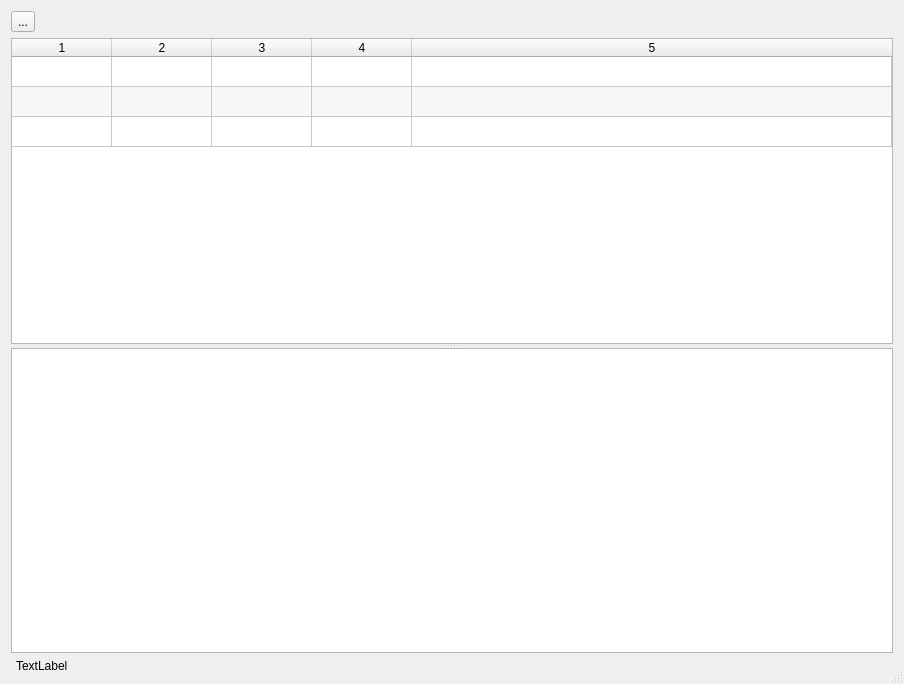
<?xml version="1.0" encoding="UTF-8"?>
<ui version="4.0">
 <class>MBoxDialog</class>
 <widget class="QDialog" name="MBoxDialog">
  <property name="windowModality">
   <enum>Qt::ApplicationModal</enum>
  </property>
  <property name="geometry">
   <rect>
    <x>0</x>
    <y>0</y>
    <width>904</width>
    <height>684</height>
   </rect>
  </property>
  <property name="windowTitle">
   <string>MBox Viewer</string>
  </property>
  <property name="sizeGripEnabled">
   <bool>true</bool>
  </property>
  <property name="modal">
   <bool>true</bool>
  </property>
  <layout class="QVBoxLayout" name="verticalLayout">
   <item>
    <widget class="QToolButton" name="toolButton">
     <property name="text">
      <string>...</string>
     </property>
    </widget>
   </item>
   <item>
    <widget class="QSplitter" name="splitter">
     <property name="orientation">
      <enum>Qt::Vertical</enum>
     </property>
     <property name="opaqueResize">
      <bool>true</bool>
     </property>
     <widget class="QTableWidget" name="mailtable">
      <property name="editTriggers">
       <set>QAbstractItemView::NoEditTriggers</set>
      </property>
      <property name="showDropIndicator" stdset="0">
       <bool>false</bool>
      </property>
      <property name="dragDropOverwriteMode">
       <bool>false</bool>
      </property>
      <property name="alternatingRowColors">
       <bool>true</bool>
      </property>
      <property name="selectionMode">
       <enum>QAbstractItemView::SingleSelection</enum>
      </property>
      <property name="selectionBehavior">
       <enum>QAbstractItemView::SelectRows</enum>
      </property>
      <property name="rowCount">
       <number>3</number>
      </property>
      <property name="columnCount">
       <number>5</number>
      </property>
      <attribute name="horizontalHeaderStretchLastSection">
       <bool>true</bool>
      </attribute>
      <attribute name="verticalHeaderVisible">
       <bool>false</bool>
      </attribute>
      <row/>
      <row/>
      <row/>
      <column/>
      <column/>
      <column/>
      <column/>
      <column/>
     </widget>
     <widget class="QPlainTextEdit" name="mailcontent"/>
    </widget>
   </item>
   <item>
    <widget class="QLabel" name="label">
     <property name="frameShape">
      <enum>QFrame::NoFrame</enum>
     </property>
     <property name="frameShadow">
      <enum>QFrame::Sunken</enum>
     </property>
     <property name="text">
      <string>TextLabel</string>
     </property>
     <property name="margin">
      <number>6</number>
     </property>
     <property name="indent">
      <number>5</number>
     </property>
    </widget>
   </item>
  </layout>
 </widget>
 <resources/>
 <connections/>
</ui>
